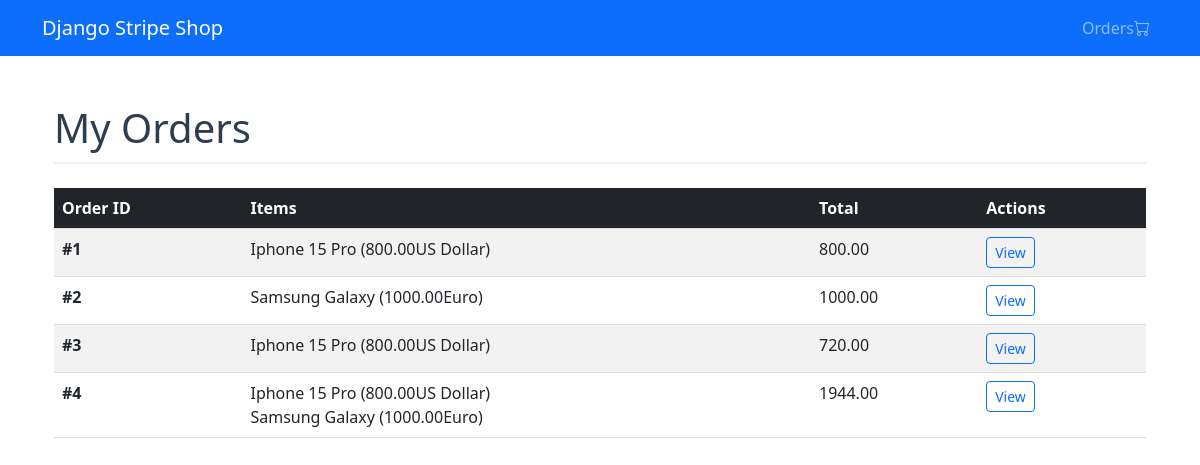
Screenshot of /orders/ with the database file from the repository.
### orders/models.py (models this page shows, shortened)
class Order(models.Model):
    items = models.ManyToManyField(Item)
    discount = models.ForeignKey(
        Discount,
        on_delete=models.SET_NULL,
        null=True,
        blank=True
    )
    tax = models.ForeignKey(
        Tax,
        on_delete=models.SET_NULL,
        null=True,
        blank=True
    )
    def get_total_amount(self):
        total = sum(item.price for item in self.items.all())
        if self.discount:
            total *= (1 - self.discount.percent_off / 100)
        if self.tax:
            total *= (1 + self.tax.percentage / 100)
        return round(total, 2)

class Discount(models.Model):
    name = models.CharField(max_length=50)
    percent_off = models.DecimalField(
        validators=[MinValueValidator(0), MaxValueValidator(100)],
        max_digits=4,
        decimal_places=2)
    stripe_id = models.CharField(max_length=50, blank=True)

class Tax(models.Model):
    name = models.CharField(max_length=50)
    percentage = models.DecimalField(validators=[MinValueValidator(0)], max_digits=4, decimal_places=2)
    inclusive = models.BooleanField(default=False)
    stripe_id = models.CharField(max_length=50, blank=True)

### items/models.py (models this page shows, shortened)
class Item(models.Model):
    name = models.CharField(max_length=100)
    description = models.TextField()
    price = models.DecimalField(max_digits=10, decimal_places=2)
    currency = models.CharField(
        max_length=3,
        choices=Currency.choices,
        default=Currency.USD
    )

### orders/views.py (the view)
# urls.py: path('', views.order_list, name='order_list'),
def order_list(request):
    orders = Order.objects.all()
    return render(request, 'orders/order_list.html', {'orders': orders})

### templates/orders/order_list.html
{% extends 'base.html' %}
{% block content %}
<div class="container mt-5">
    <h1 class="mb-4">My Orders</h1>
    {% if orders %}
    <div class="table-responsive">
        <table class="table table-striped table-hover">
            <thead class="table-dark">
                <tr>
                    <th scope="col">Order ID</th>
                    <th scope="col">Items</th>
                    <th scope="col">Total</th>
                    <th scope="col">Actions</th>
                </tr>
            </thead>
            <tbody>
                {% for order in orders %}
                <tr>
                    <th scope="row">#{{ order.id }}</th>
                    <td>
                        <ul class="list-unstyled mb-0">
                            {% for item in order.items.all %}
                            <li>{{ item.name }} ({{ item.price }}{{ item.get_currency_display }})</li>
                            {% endfor %}
                        </ul>
                    </td>
                    <td>{{ order.get_total_amount|floatformat:2 }}{{ order.get_currency_display }}</td>
                    <td>
                        <a href="{% url 'order_detail' order.id %}" class="btn btn-sm btn-outline-primary">
                            View
                        </a>
                    </td>
                </tr>
                {% endfor %}
            </tbody>
        </table>
    </div>
    {% else %}
    <div class="alert alert-info" role="alert">
        You haven't placed any orders yet.
    </div>
    {% endif %}
</div>
{% endblock %}

### templates/base.html (shortened to what this page needs)
<!DOCTYPE html>
{% load static %}
<html lang="en">
<head>
    <link href="https://cdn.jsdelivr.net/npm/bootstrap@5.3.0/dist/css/bootstrap.min.css" rel="stylesheet">
    <link rel="stylesheet" href="https://cdn.jsdelivr.net/npm/bootstrap-icons@1.10.0/font/bootstrap-icons.css">
</head>
<body>
    <nav class="navbar navbar-expand-lg navbar-dark bg-primary">
        <div class="container">
            <a class="navbar-brand" href="/">Django Stripe Shop</a>
            <div class="collapse navbar-collapse" id="navbarNav">
                <ul class="navbar-nav ms-auto">
                    <li class="nav-item">
                        <a href="{% url 'order_list' %}" class="nav-link position-relative">
                            Orders<i class="bi bi-cart"></i>
                        </a>
                    </li>
                </ul>
            </div>
        </div>
    </nav>
    <div class="container">
        {% block content %}{% endblock %}
    </div>
</body>
</html>

### templates/base.html (style rules this page uses)
h1 { color: #2c3e50; border-bottom: 2px solid #eee; padding-bottom: 10px; }
th, td { padding: 12px; text-align: left; border-bottom: 1px solid #ddd; }
th { background-color: #f8f9fa; }

### rows the page displays
Order: id "1", get_total_amount "800.00"
Item: name "Iphone 15 Pro", price "800.00", currency "US Dollar"
Order: id "2", get_total_amount "1000.00"
Item: name "Samsung Galaxy", price "1000.00", currency "Euro"
Order: id "3", get_total_amount "720.00"
Order: id "4", get_total_amount "1944.00"
